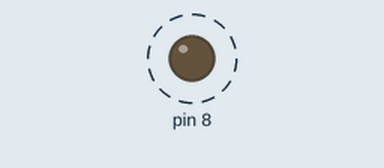
Bench run of a sketch on a simulated Arduino Uno, built with avr-gcc and run on an emulated ATmega328P. Shown: output pins drawn as LEDs (lit = HIGH). Dashed ring = blinking.

Above: at 0.03 s.
Timing chart, 0 to 3.0 s (numbered marks = the images above):
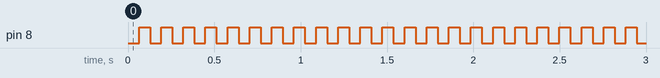

Measured:
- by itself, pin 8: alternates HIGH for 0.06 s and LOW for 0.06 s

The sketch:

atmega-timer.ino
```cpp
// (licence header left out)
#include <avr/io.h>
#include <avr/interrupt.h>

int main()
{
    DDRB |= _BV(DDB0);
    PORTB &= ~_BV(PORTB0);

    TCCR1A = 0;
    TCCR1B = _BV(CS12) | _BV(CS10);   // 1024 prescaler (about 1ms@ 1MHz)

    // TOP value for the timer (when reached the interrupt will be triggered)
    TIMSK1 = _BV(OCIE1A);
    OCR1A = 1000 ;

    // enable interrupts
    sei();

    while (1) {
    }
}

ISR(TIMER1_COMPA_vect)
{
    if (bit_is_set(PINB, PINB0)) {
        PORTB &= ~_BV(PORTB0);
    } else {
        PORTB |= _BV(PORTB0);
    }

    // reset timer
    TCNT1H = 0;
    TCNT1L = 0;
}
```
